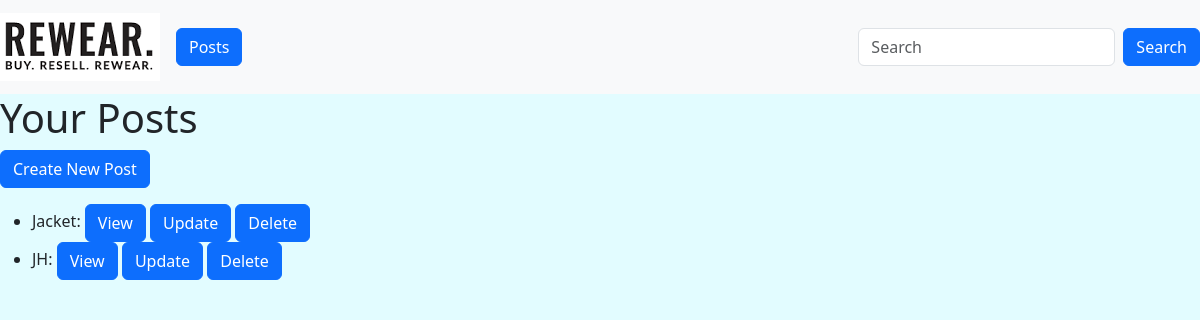
The app's page /posts/, older data.
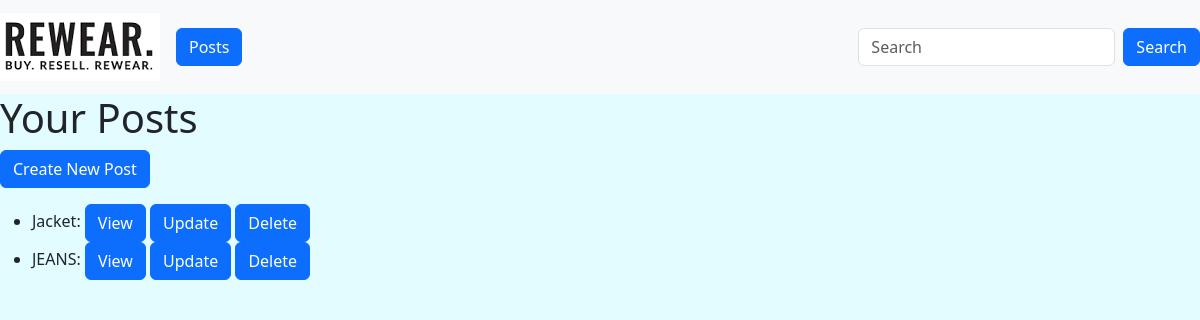
The same page, newer data.
### rewear_app/models.py (models this page shows, shortened)
class Post(models.Model):
    Type = (
        ('Tops', 'Tops'),
        ('Bottoms', 'Bottoms'),
        ('Outerwear', 'Outerwear'),
        ('Shoes', 'Shoes'),
        ('Assosories', 'Assosories'),
        ('Dresses', 'Dresses'),
        ('Shirt', 'Shirt')
        )
    Size = (
        ('XXXS', 'Three XS'),
        ('XXS', 'Extra Extra Small'),
        ('XS', 'Extra Small'),
        ('S', 'Small'),
        ('M', 'Meduim'),
        ('L', 'Large'),
        ('XL', 'Extra Large'),
        ('XXL', 'Extra Extra Large'),
        ('XXL', 'Three XL'),
        ('Other', 'Other')
        )
    image = models.ImageField(upload_to='images')           # Make it into an array later so multiple images can be uploaded
    brand = models.CharField(max_length=200)                # might make it a dropdown with an other option
    contact_info = models.CharField(max_length=200)         # Place for user to input info
    type = models.CharField(max_length=200, choices=Type)   # type of clothing
    size = models.CharField(max_length=200, choices=Size)   # defualt size
    about = models.CharField(max_length=200,blank=True)     # Allows user to input more info
    more_sizing = models.BooleanField(default=False)        # Check allows users to sort by more sizes
    title = models.CharField(max_length=200)
    def get_absolute_url(self):
        return reverse('post-detail', args=[str(self.id)])

### rewear_app/views.py (the view)
# urls.py: path('posts/', views.PostListView.as_view(), name= 'posts'),
class PostListView(generic.ListView):
    model = Post

### rewear_app/templates/rewear_app/post_list.html (shortened to what this page needs)
{% extends 'rewear_app/base_template.html' %}
{% block content %}
<h1>Your Posts</h1>
<a class="btn btn-primary" href="{% url 'create_post' %}" role="button">Create New Post</a>
{% if post_list %}
<ul>
{% for post in post_list %}
<li>
    {{ post.title }}:
    <a class="btn btn-primary" href="{{ post.get_absolute_url }}" role="button">View</a>
    <a class="btn btn-primary" href="{% url 'update_post' post.id %}" role="button">Update</a>
    <a class="btn btn-primary" href="{% url 'delete_post' post.id %}" role="button">Delete</a>
</li>
{% endfor %}
</ul>
{% else %}
<p>There are no posts registered.</p>
{% endif %}
{% endblock %}

### rewear_app/templates/rewear_app/base_template.html (shortened to what this page needs)
{% load static %}
<!DOCTYPE html>
<html lang="en">
<head>
{% load bootstrap5 %}
{% bootstrap_css %}
</head>
<body style="background-color:#E2FCFF">
<nav class="navbar navbar-expand-lg navbar-light bg-light">
    <a class="navbar-brand" href="{% url 'index' %}">
        <img src="{% static 'images/rewear_logo.png' %}" class="img-fluid" alt="Brand logo that links to homepage">
    </a>
    <div class="collapse navbar-collapse" id="navbarSupportedContent">
    <ul class="navbar-nav me-auto">
        <li class="nav-item">
              <a class="btn btn-primary" href="{% url 'posts' %}">Posts</a>
        </li>
    </ul>
    <form class="d-flex">
        <input class="form-control me-2" type="text" placeholder="Search">
        <button class="btn btn-primary" type="button">Search</button>
    </form>
    </div>
</nav>
{% block content %}
{% endblock %}
</body>
</html>

Row changes from the older to the newer data that the page shows:
removed Post: title "JH"
added Post: title "JEANS"
